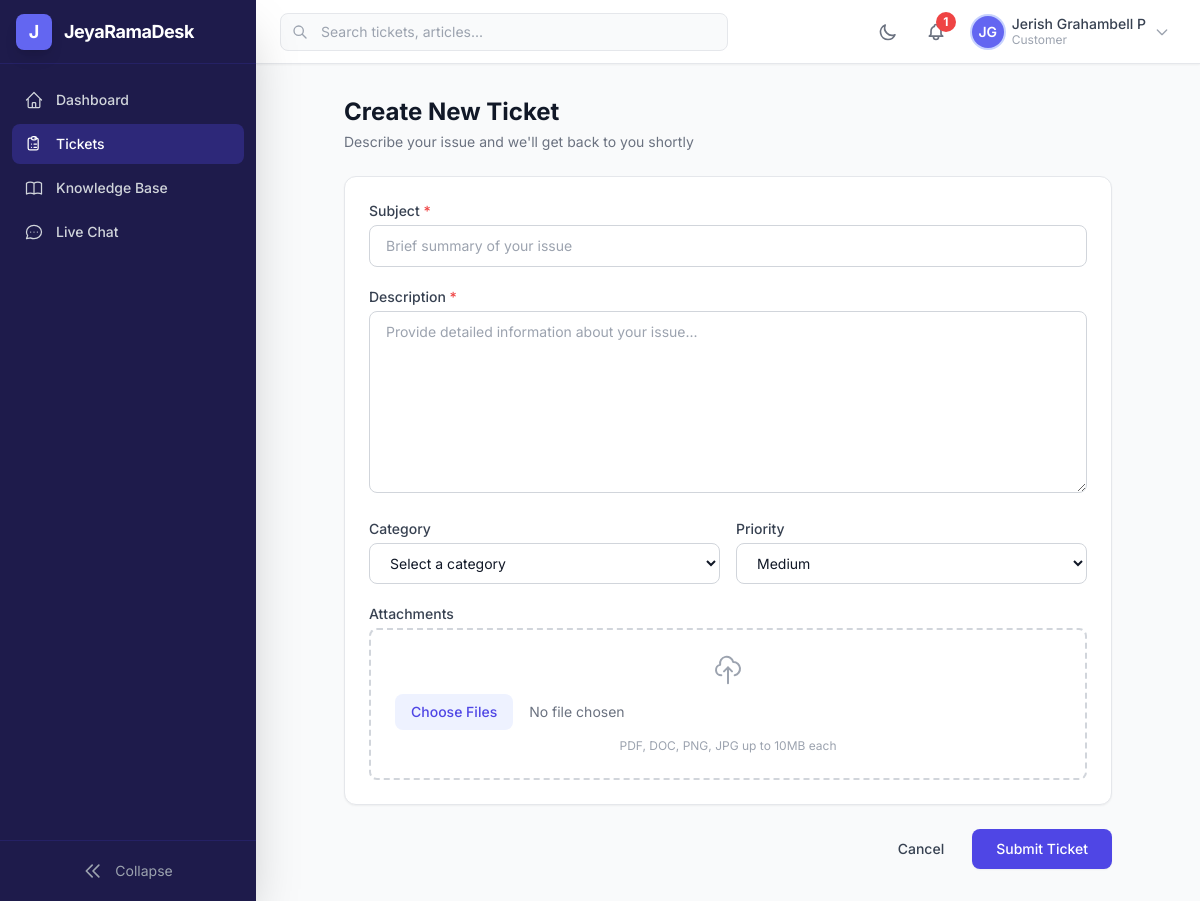
The page /desk/tickets/create/ (signed in) on the database its author committed.
### accounts/models.py (models this page shows, shortened)
class User(AbstractBaseUser, PermissionsMixin):
    class Role(models.TextChoices):
        SUPERADMIN = 'superadmin', 'Super Admin'
        MANAGER = 'manager', 'Manager'
        AGENT = 'agent', 'Agent'
        CUSTOMER = 'customer', 'Customer'
    id = models.UUIDField(primary_key=True, default=uuid.uuid4, editable=False)
    email = models.EmailField('Email Address', unique=True, db_index=True)
    first_name = models.CharField('First Name', max_length=150)
    last_name = models.CharField('Last Name', max_length=150)
    phone = models.CharField('Phone Number', max_length=20, blank=True, default='')
    address = models.TextField('Address', blank=True, default='')
    avatar = models.ImageField(
        'Profile Picture',
        upload_to='avatars/%Y/%m/',
        blank=True,
        null=True,
    )
    role = models.CharField(
        'Role',
        max_length=20,
        choices=Role.choices,
        default=Role.CUSTOMER,
        db_index=True,
    )
    department = models.CharField(max_length=100, blank=True, default='')
    job_title = models.CharField(max_length=100, blank=True, default='')
    is_active = models.BooleanField('Active', default=True, db_index=True)
    is_staff = models.BooleanField('Staff Status', default=False)
    is_online = models.BooleanField('Online', default=False)
    is_profile_completed = models.BooleanField('Profile Completed', default=False)
    date_joined = models.DateTimeField('Date Joined', default=timezone.now)
    last_login = models.DateTimeField('Last Login', blank=True, null=True)
    updated_at = models.DateTimeField('Updated At', auto_now=True)
    timezone_pref = models.CharField(
        'Timezone', max_length=50, default='UTC',
    )
    email_notifications = models.BooleanField(default=True)
    dark_mode = models.BooleanField(default=False)
    objects = UserManager()
    USERNAME_FIELD = 'email'
    REQUIRED_FIELDS = ['first_name', 'last_name']
    class Meta:
        db_table = 'jrd_users'
        verbose_name = 'User'
        verbose_name_plural = 'Users'
        ordering = ['-date_joined']
        indexes = [
            models.Index(fields=['role', 'is_active'], name='idx_user_role_active'),
            models.Index(fields=['email'], name='idx_user_email'),
            models.Index(fields=['date_joined'], name='idx_user_joined'),
        ]
    @property
    def full_name(self):
        return f'{self.first_name} {self.last_name}'.strip()
    @property
    def initials(self):
        return f'{self.first_name[:1]}{self.last_name[:1]}'.upper()
    @property
    def is_staff_member(self):
        return self.role in (self.Role.SUPERADMIN, self.Role.MANAGER, self.Role.AGENT)

### tickets/views.py (the view, shortened to what this page needs)
# urls.py: path('create/', views.ticket_create_view, name='create'),
@login_required
def ticket_create_view(request):
    context = {
        'categories': Category.objects.filter(is_active=True),
        'priority_choices': Ticket.Priority.choices,
    }
    return render(request, 'tickets/ticket_create.html', context)

### notifications/context_processors.py (called while the page is built)
def unread_notifications_count(request):
    if request.user.is_authenticated:
        return {
            'unread_notifications_count': Notification.objects.filter(
                user=request.user,
                is_read=False,
            ).count()
        }
    return {'unread_notifications_count': 0}

### templates/tickets/ticket_create.html (shortened to what this page needs)
{% extends "base.html" %}
{% block content %}
<div class="max-w-3xl mx-auto">
    <div class="mb-6">
        <h1 class="text-2xl font-bold text-gray-900 dark:text-white">Create New Ticket</h1>
        <p class="text-sm text-gray-500 dark:text-gray-400 mt-1">Describe your issue and we'll get back to you shortly</p>
    </div>
    <form method="POST" enctype="multipart/form-data" class="space-y-6">
        <div class="bg-white dark:bg-gray-800 rounded-xl shadow-sm border border-gray-200 dark:border-gray-700 p-6 space-y-5">
            <div>
                <label for="title" class="block text-sm font-medium text-gray-700 dark:text-gray-300 mb-1">
                    Subject <span class="text-red-500">*</span>
                </label>
                <input type="text" id="title" name="title" required maxlength="300"
                       class="w-full px-4 py-2.5 border border-gray-300 dark:border-gray-600 rounded-lg bg-white dark:bg-gray-700 text-gray-900 dark:text-white focus:ring-2 focus:ring-primary-500 text-sm"
                       placeholder="Brief summary of your issue">
            </div>
            <div>
                <label for="description" class="block text-sm font-medium text-gray-700 dark:text-gray-300 mb-1">
                    Description <span class="text-red-500">*</span>
                </label>
                <textarea id="description" name="description" rows="8" required
                          class="w-full px-4 py-2.5 border border-gray-300 dark:border-gray-600 rounded-lg bg-white dark:bg-gray-700 text-gray-900 dark:text-white focus:ring-2 focus:ring-primary-500 text-sm"
                          placeholder="Provide detailed information about your issue..."></textarea>
            </div>
            <div class="grid grid-cols-1 md:grid-cols-2 gap-4">
                <div>
                    <label class="block text-sm font-medium text-gray-700 dark:text-gray-300 mb-1">Category</label>
                    <select name="category"
                            class="w-full px-4 py-2.5 border border-gray-300 dark:border-gray-600 rounded-lg bg-white dark:bg-gray-700 text-gray-900 dark:text-white focus:ring-2 focus:ring-primary-500 text-sm">
                        <option value="">Select a category</option>
                    </select>
                </div>
                <div>
                    <label class="block text-sm font-medium text-gray-700 dark:text-gray-300 mb-1">Priority</label>
                    <select name="priority"
                            class="w-full px-4 py-2.5 border border-gray-300 dark:border-gray-600 rounded-lg bg-white dark:bg-gray-700 text-gray-900 dark:text-white focus:ring-2 focus:ring-primary-500 text-sm">
                        {% for val, label in priority_choices %}
                        <option value="{{ val }}" {% if val == 'medium' %}selected{% endif %}>{{ label }}</option>
                        {% endfor %}
                    </select>
                </div>
            </div>
            <div>
                <label class="block text-sm font-medium text-gray-700 dark:text-gray-300 mb-1">Attachments</label>
                <div class="border-2 border-dashed border-gray-300 dark:border-gray-600 rounded-lg p-6 text-center hover:border-primary-400 transition-colors">
                    <svg class="w-8 h-8 text-gray-400 mx-auto mb-2" fill="none" stroke="currentColor" viewBox="0 0 24 24">
                        <path stroke-linecap="round" stroke-linejoin="round" stroke-width="1.5" d="M7 16a4 4 0 01-.88-7.903A5 5 0 1115.9 6L16 6a5 5 0 011 9.9M15 13l-3-3m0 0l-3 3m3-3v12"/>
                    </svg>
                    <input type="file" name="attachments" multiple
                           class="block w-full text-sm text-gray-500 file:mr-4 file:py-2 file:px-4 file:rounded-lg file:border-0 file:text-sm file:font-medium file:bg-primary-50 file:text-primary-600 hover:file:bg-primary-100">
                    <p class="text-xs text-gray-400 mt-2">PDF, DOC, PNG, JPG up to 10MB each</p>
                </div>
            </div>
        </div>
        <div class="flex justify-end space-x-3">
            <a href="{% url 'tickets:list' %}" class="px-4 py-2.5 text-sm font-medium text-gray-700 dark:text-gray-300 hover:bg-gray-100 dark:hover:bg-gray-700 rounded-lg transition-colors">
                Cancel
            </a>
            <button type="submit" class="px-6 py-2.5 bg-primary-600 hover:bg-primary-700 text-white font-medium rounded-lg transition-colors shadow-sm text-sm">
                Submit Ticket
            </button>
        </div>
    </form>
</div>
{% endblock %}

### templates/includes/topbar.html (shortened to what this page needs)
<header class="h-16 bg-white dark:bg-gray-800 border-b border-gray-200 dark:border-gray-700 flex items-center px-4 md:px-6 shadow-sm z-30">
    <div class="hidden md:flex items-center flex-1 max-w-md">
        <div class="relative w-full">
            <div class="absolute inset-y-0 left-0 pl-3 flex items-center pointer-events-none">
            </div>
            <input type="text" placeholder="Search tickets, articles..."
                   class="w-full pl-10 pr-4 py-2 border border-gray-200 dark:border-gray-600 rounded-lg
                          bg-gray-50 dark:bg-gray-700 text-sm text-gray-900 dark:text-gray-100
                          focus:ring-2 focus:ring-primary-500 focus:border-transparent
                          placeholder-gray-400 transition-colors">
        </div>
    </div>
    <div class="flex items-center ml-auto space-x-3">
        <button @click="darkMode = !darkMode; localStorage.setItem('darkMode', darkMode)"
                class="p-2 rounded-lg text-gray-500 hover:bg-gray-100 dark:text-gray-400 dark:hover:bg-gray-700 transition-colors">
            <svg x-show="!darkMode" class="w-5 h-5" fill="none" stroke="currentColor" viewBox="0 0 24 24">
                <path stroke-linecap="round" stroke-linejoin="round" stroke-width="2"
                      d="M20.354 15.354A9 9 0 018.646 3.646 9.003 9.003 0 0012 21a9.003 9.003 0 008.354-5.646z"/>
            </svg>
        </button>
        <a href="{% url 'notifications:list' %}"
           class="relative p-2 rounded-lg text-gray-500 hover:bg-gray-100 dark:text-gray-400 dark:hover:bg-gray-700 transition-colors">
            {% if unread_notifications_count %}
            <span class="absolute -top-0.5 -right-0.5 w-5 h-5 bg-red-500 text-white text-xs font-bold rounded-full flex items-center justify-center">
                {{ unread_notifications_count }}
            </span>
            {% endif %}
        </a>
        <div x-data="{ profileOpen: false }" class="relative">
            <button @click="profileOpen = !profileOpen" @click.outside="profileOpen = false"
                    class="flex items-center space-x-2 p-1.5 rounded-lg hover:bg-gray-100 dark:hover:bg-gray-700 transition-colors">
                {% if user.avatar %}
                <img src="{{ user.avatar.url }}" alt="{{ user.full_name }}"
                     class="w-8 h-8 rounded-full object-cover ring-2 ring-primary-200">
                {% else %}
                <div class="w-8 h-8 rounded-full bg-primary-500 flex items-center justify-center text-white text-sm font-semibold ring-2 ring-primary-200">
                    {{ user.initials }}
                </div>
                {% endif %}
                <div class="hidden md:block text-left">
                    <p class="text-sm font-medium text-gray-700 dark:text-gray-200 leading-tight">{{ user.full_name }}</p>
                    <p class="text-xs text-gray-400 capitalize">{{ user.role }}</p>
                </div>
                <svg class="w-4 h-4 text-gray-400 hidden md:block" fill="none" stroke="currentColor" viewBox="0 0 24 24">
                    <path stroke-linecap="round" stroke-linejoin="round" stroke-width="2" d="M19 9l-7 7-7-7"/>
                </svg>
            </button>
        </div>
    </div>
</header>

### templates/base.html (style rules this page uses)
body { font-family: 'Inter', system-ui, sans-serif; }

### rows shown on the page
User: initials "JG", full_name "Jerish Grahambell P", role "Customer"

### other values the page prints
{{ unread_notifications_count }} "1"
form field priority "Medium"
